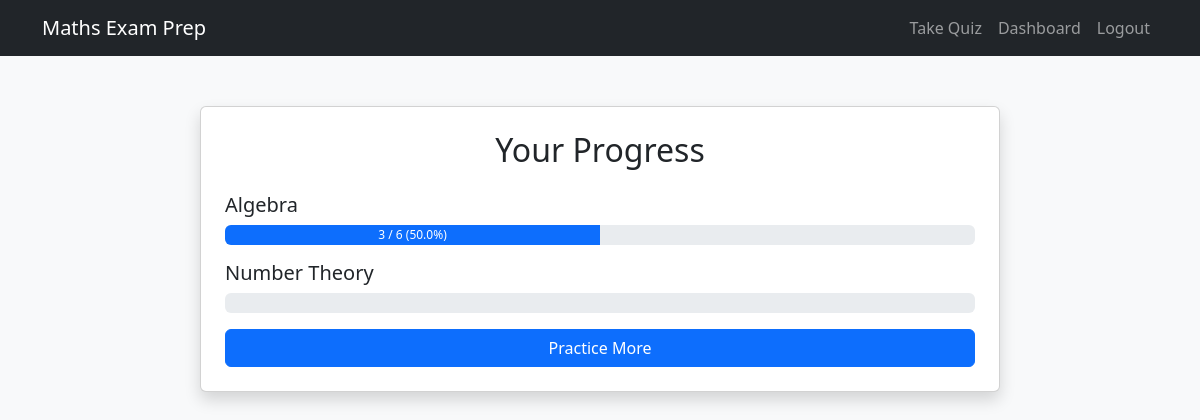
The page /dashboard (signed in) on the database its author committed.
### app/models.py (models this page shows, shortened)
class Question(db.Model):
    id = db.Column(db.Integer, primary_key=True)
    topic = db.Column(db.String(100), nullable=False)
    difficulty = db.Column(db.Integer, nullable=False)
    question_text = db.Column(db.Text, nullable=False)
    option_a = db.Column(db.String(100), nullable=False)
    option_b = db.Column(db.String(100), nullable=False)
    option_c = db.Column(db.String(100), nullable=False)
    option_d = db.Column(db.String(100), nullable=False)
    correct_option = db.Column(db.String(1), nullable=False)
    explanation = db.Column(db.Text, nullable=True)  # Add this

### app/routes.py (the view)
@app.route('/dashboard')
@login_required
def dashboard():
    responses = UserResponse.query.filter_by(user_id=current_user.id).all()
    topic_stats = {}
    for r in responses:
        topic = r.question.topic
        if topic not in topic_stats:
            topic_stats[topic] = {'correct': 0, 'total': 0}
        topic_stats[topic]['total'] += 1
        if r.is_correct:
            topic_stats[topic]['correct'] += 1
    for topic in topic_stats:
        topic_stats[topic]['percentage'] = (topic_stats[topic]['correct'] / topic_stats[topic]['total']) * 100
    return render_template('dashboard.html', topic_stats=topic_stats)

### app/models.py (called while the page is built)
@login_manager.user_loader
def load_user(user_id):
    return User.query.get(int(user_id))

### app/templates/dashboard.html (shortened to what this page needs)
<!DOCTYPE html>
<html lang="en">
<head>
    <link href="https://cdn.jsdelivr.net/npm/bootstrap@5.3.3/dist/css/bootstrap.min.css" rel="stylesheet">
</head>
<body>
    <nav class="navbar navbar-expand-lg navbar-dark bg-dark">
        <div class="container">
            <a class="navbar-brand" href="{{ url_for('home') }}">Maths Exam Prep</a>
            <div class="collapse navbar-collapse" id="navbarNav">
                <ul class="navbar-nav ms-auto">
                    {% if current_user.is_authenticated %}
                        <li class="nav-item">
                            <a class="nav-link" href="{{ url_for('quiz') }}">Take Quiz</a>
                        </li>
                        <li class="nav-item">
                            <a class="nav-link" href="{{ url_for('dashboard') }}">Dashboard</a>
                        </li>
                        <li class="nav-item">
                            <a class="nav-link" href="{{ url_for('logout') }}">Logout</a>
                        </li>
                    {% endif %}
                </ul>
            </div>
        </div>
    </nav>
    <div class="container">
        <div class="card dashboard-card p-4 shadow">
            <h2 class="text-center mb-4">Your Progress</h2>
            {% if topic_stats %}
                {% for topic, stats in topic_stats.items() %}
                    <div class="mb-3">
                        <h5>{{ topic }}</h5>
                        <div class="progress">
                            <div class="progress-bar" role="progressbar" style="width: {{ stats.percentage }}%;" aria-valuenow="{{ stats.percentage }}" aria-valuemin="0" aria-valuemax="100">
                                {{ stats.correct }} / {{ stats.total }} ({{ stats.percentage | round(1) }}%)
                            </div>
                        </div>
                    </div>
                {% endfor %}
                <div class="d-grid">
                    <a href="{{ url_for('quiz') }}" class="btn btn-primary">Practice More</a>
                </div>
            {% else %}
                <p class="text-center">Take a quiz to see your progress!</p>
                <div class="d-grid">
                    <a href="{{ url_for('quiz') }}" class="btn btn-primary">Start Quiz</a>
                </div>
            {% endif %}
        </div>
    </div>
</body>
</html>

### app/templates/dashboard.html (style rules this page uses)
body { background-color: #f8f9fa; }
.dashboard-card { max-width: 800px; margin: 50px auto; }
.progress { height: 20px; }

### rows shown on the page
Question: topic "Algebra", correct "3", total "6", percentage "50.0"
Question: topic "Number Theory"
